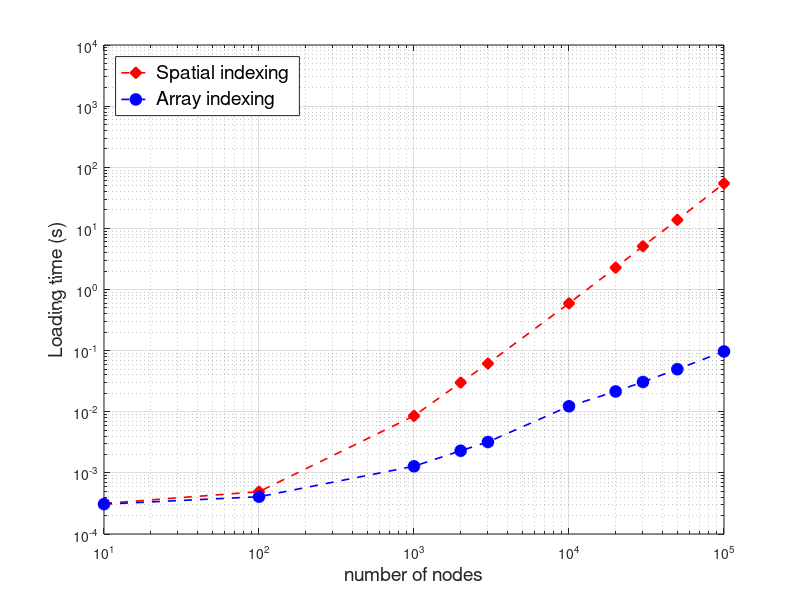
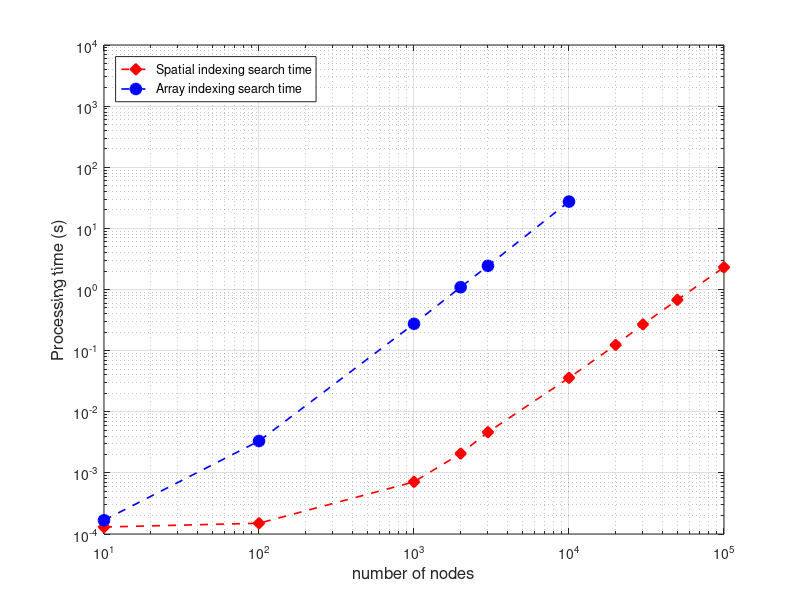
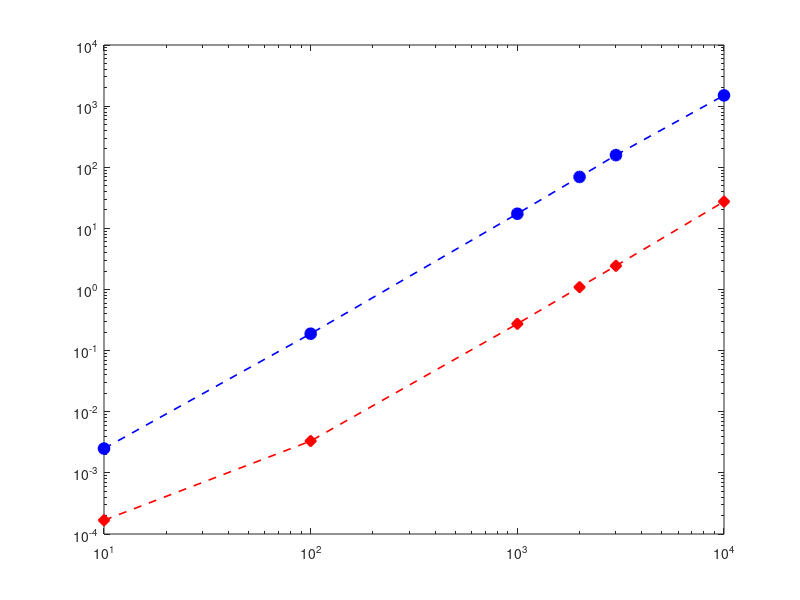

Write MATLAB code to recreate these figures, in order. (Note: this script raises an error after producing the figures.)

%% SNR Data
node_1 = [10, 1e2, 1e3, 2e3, 3e3, 1e4, 2e4, 3e4, 5e4, 1e5];
snr_tree_computation = [4.32E-04,8.96E-04,0.02689,0.08,0.18,1.836,6.63,14.29,37.83,130];
snr_tree_search = [1.30E-04, 1.50e-4, 7.13e-4, 2.07e-3, 4.63e-3, 0.0359, 0.1240, 0.2687, 0.6765, 2.3076];
% tree_load = [3.16e-4, 4.93e-4, 8.57e-3, 0.03, 0.0614, 0.594, 2.28, 5.100, 13.766, 54.45];

node_2 = [10, 1e2, 1e3, 2e3, 3e3, 1e4];
% snr_array_computation =[2.50E-03,1.50E-01,15.83,67.94,138.319,1500];
snr_array_computation =[0.0025, 0.1891, 17.3616, 69.45, 157.944, 1500];
snr_array_search = [1.68e-4, 33.21e-4, 0.2743, 1.092, 2.439, 27.42];
% array_load = [3.08e-4, 4.07e-4, 12.83e-4, 0.0023, 0.0032, 0.0123 ];

% snr_ratio=snr_array./snr_tree(1:size(snr_array,2));
%% Loadting time
node = [10, 1e2, 1e3, 2e3, 3e3, 1e4, 2e4, 3e4, 5e4, 1e5];
tree_load = [3.16e-4, 4.93e-4, 8.57e-3, 0.03, 0.0614, 0.594, 2.28, 5.100, 13.766, 54.45];
array_load = [3.08e-4, 4.07e-4, 12.83e-4, 0.0023, 0.0032, 0.0123, 2.15e-2, 3.07e-2, 4.97e-2, 9.7e-2];
figure;
loglog(node, tree_load , '--dr', 'LineWidth',1.2,'MarkerSize',8, 'MarkerFaceColor','r');
hold on;
loglog(node, array_load , '--ob', 'LineWidth',1.2,'MarkerSize',8, 'MarkerFaceColor','b');
grid on;
box on;
xlim([1e1,1e5]);
ylim([1e-4,1e4]);
xlabel('number of nodes','FontSize',14);%, 'FontWeight','bold');
ylabel('Loading time (s)','FontSize',14);%, 'FontWeight','bold');
legend({'Spatial indexing', 'Array indexing'}, 'Location','northwest', 'FontSize',14);
%% SNR
figure;
% loglog(node_1, snr_tree_computation , '--ob', 'LineWidth',1.2,'MarkerSize',8, 'MarkerFaceColor','b');

loglog(node_1, snr_tree_search , '--dr', 'LineWidth',1.2,'MarkerSize',8, 'MarkerFaceColor','r');
hold on;
% loglog(node_1, tree_load , '--sk', 'LineWidth',1.2,'MarkerSize',8, 'MarkerFaceColor','k');
grid on;
box on;

% loglog(node_2, snr_array_computation , '--sr', 'LineWidth',1.2,'MarkerSize',8, 'MarkerFaceColor','r');
loglog(node_2, snr_array_search , '--ob', 'LineWidth',1.2,'MarkerSize',8, 'MarkerFaceColor','b');
% loglog(node_2, array_load , '--dk', 'LineWidth',1.2,'MarkerSize',8, 'MarkerFaceColor','k');

xlim([1e1,1e5]);
ylim([1e-4,1e4]);
xlabel('number of nodes','FontSize',12);%, 'FontWeight','bold');
ylabel('Processing time (s)','FontSize',12);%, 'FontWeight','bold');
% legend({'Computation time','Search time', 'Loading time'}, 'Location','northwest');
legend({'Spatial indexing search time', 'Array indexing search time'}, 'Location','northwest');
% legend({'Spatial indexing computation time','Spatial indexing search time', 'Array indexing computation time','Array indexing search time'}, 'Location','northwest');
%% SNR
figure;
loglog(node_2, snr_array_computation , '--ob', 'LineWidth',1.2,'MarkerSize',8, 'MarkerFaceColor','b');
hold on;
loglog(node_2, snr_array_search , '--dr', 'LineWidth',1.2,'MarkerSize',8, 'MarkerFaceColor','r');
loglog(node_2, array_load , '--sk', 'LineWidth',1.2,'MarkerSize',8, 'MarkerFaceColor','k');
grid on;
box on;
xlim([1e1,1e5]);
ylim([1e-4,1e4]);
xlabel('number of nodes','FontSize',12);%, 'FontWeight','bold');
ylabel('Processing Time (s)','FontSize',12);%, 'FontWeight','bold');
legend({'Computation time','Search time', 'Loading time'}, 'Location','northwest');
%%
% figure;
loglog(node_1, snr_tree_computation , '--ob', 'LineWidth',1.2,'MarkerSize',8, 'MarkerFaceColor','b');
hold on;
loglog(node_2, snr_array , '--dr', 'LineWidth',1.2,'MarkerSize',8, 'MarkerFaceColor','r');
grid on;
box on;
xlabel('number of nodes','FontSize',12);%, 'FontWeight','bold');
ylabel('Processing Time (s)','FontSize',12);%, 'FontWeight','bold');
legend({'spatial indexing','array indexing'}, 'Location','northwest');
%% SINR Data

node_3 = [10, 100, 2e2, 3e2, 5e2, 1e3, 2e3, 3e3, 5e3, 1e4, 2e4];%, 3e4, 5e4, 1e5];

% sinr_tree_computation = [4.00E-04,9.800E-04,26e-4, 55e-4, 228e-4, 0.0488, 0.15,0.99,3.15,80,560,1605];

sinr_tree_computation = [4.38e-4, 1.03e-3, 2.88e-3, 6.01e-3, 2.35e-2, 0.169, 1.114, 3.41, 13.77, 90.84, 603.498];
sinr_tree_search = [1.25e-4, 2.897e-4, 1e-3, 2.52e-3, 1.37e-2 ,0.1298, 0.813, 2.468, 10.74, 70.67, 476.625];
sinr_tree_load = [3.16e-4, 4.93e-4, 7.79e-4, 1.3e-3, 2.65e-3 ,8.57e-3, 0.03, 0.0614, 0.154, 0.594, 2.28];%, 5.100, 13.766, 54.45];

node_4 = [10, 100, 2e2, 3e2, 5e2, 1e3];%, 2e3, 3e3, 5e3, 1e4, 2e4];

sinr_array_computation = [38.2e-4, 1.452, 9.6511, 36.38, 133.68 ,1171.79];%, 0.15,0.99,3.15,80,560,1605];
sinr_array_search = [3.6e-4, 0.2055, 1.646, 5.438, 24.42, 205.2062];
sinr_array_load = [2.76e-4, 3.85e-4, 5.15e-4, 6.38e-4, 8.67e-4, 2e-3];

% sinr_array = [0.0045,1.49,10,27,166,292, 1436];
% sinr_ratio=sinr_array./sinr_tree(1:size(sinr_array,2));
%% SINR
figure;
% loglog(node_3, sinr_tree_computation , '--ob', 'LineWidth',1.2,'MarkerSize',8, 'MarkerFaceColor','b');

loglog(node_3, sinr_tree_search , '--dr', 'LineWidth',1.2,'MarkerSize',8, 'MarkerFaceColor','r');
hold on;
% loglog(node_3, sinr_tree_load , '--sk', 'LineWidth',1.2,'MarkerSize',8, 'MarkerFaceColor','k');
% loglog(node_4, sinr_array_computation , '--sr', 'LineWidth',1.2,'MarkerSize',8, 'MarkerFaceColor','r');
loglog(node_4, sinr_array_search , '--ob', 'LineWidth',1.2,'MarkerSize',8, 'MarkerFaceColor','b');
grid on;
box on;
xlim([1e1,1e5]);
ylim([1e-4,1e4]);
xlabel('number of nodes','FontSize',12);%, 'FontWeight','bold');
ylabel('Processing time (s)','FontSize',12);%, 'FontWeight','bold');
% legend({'Computation time','Search time', 'Loading time'}, 'Location','northwest');
legend({'Spatial indexing search time', 'Array indexing search time'}, 'Location','northwest');
% legend({'Spatial indexing computation time','Spatial indexing search time', 'Array indexing computation time','Array indexing search time'}, 'Location','northwest');
%% SINR
figure;
loglog(node_4, sinr_array_computation , '--ob', 'LineWidth',1.2,'MarkerSize',8, 'MarkerFaceColor','b');
hold on;
loglog(node_4, sinr_array_search , '--dr', 'LineWidth',1.2,'MarkerSize',8, 'MarkerFaceColor','r');
loglog(node_4, sinr_array_load , '--sk', 'LineWidth',1.2,'MarkerSize',8, 'MarkerFaceColor','k');
grid on;
box on;
xlim([1e1,1e5]);
ylim([1e-4,1e4]);
xlabel('number of nodes','FontSize',12);%, 'FontWeight','bold');
ylabel('Processing Time (s)','FontSize',12);%, 'FontWeight','bold');
legend({'Computation time','Search time', 'Loading time'}, 'Location','northwest');
%% SINR
figure;
loglog(node_3, sinr_tree , '--ob', 'LineWidth',1.2,'MarkerSize',8, 'MarkerFaceColor','b');
hold on;
loglog(node_4, sinr_array , '--dr', 'LineWidth',1.2,'MarkerSize',8, 'MarkerFaceColor','r');
grid on;
box on;
xlabel('number of nodes','FontSize',12);%, 'FontWeight','bold');
ylabel('Processing Time (s)','FontSize',12);%, 'FontWeight','bold');
legend({'spatial indexing','array indexing'}, 'Location','northwest');
%%
node_5 = [10,1.00E+02,2.00E+02,3.00E+02,5.00E+02,6.00E+02,1.00E+03,2.00E+03,3.00E+03,1.00E+04,2.00E+04,3.00E+04, 5e4, 1e5];
load_time = [3.00E-04,5.00E-04,0.0024,0.0012,0.0023,0.0054,7.70E-03,0.027,0.06,0.58,2.087,4.489,12.9,53.15];
snr_tree = [4.00E-04,1.00E-03,5.90E-03,3.70E-03,1.90E-02,1.00E-02,0.026,0.08,0.18,1.87,6.63,14.29,37.83,70];
ratio=zeros(size(node_5));
for i=1:size(node_5,2)
    ratio(1,i) = load_time(1,i)/snr_tree(1,i);
end
%% SINR  , markers = {'o' , '+','*','.','x','s','d','^','v','>','<','p','h'} ;
figure;
loglog(node_3, sinr_tree_computation , '--ob', 'LineWidth',1.2,'MarkerSize',8, 'MarkerFaceColor','b');
hold on;
loglog(node_3, sinr_tree_search , '--or', 'LineWidth',1.2,'MarkerSize',8, 'MarkerFaceColor','r');
loglog(node_3, sinr_tree_load , '--ok', 'LineWidth',1.2,'MarkerSize',8, 'MarkerFaceColor','k');

loglog(node_4, sinr_array_computation , '--*b', 'LineWidth',1.2,'MarkerSize',8, 'MarkerFaceColor','b');
loglog(node_4, sinr_array_search , '--dr', 'LineWidth',1.2,'MarkerSize',8, 'MarkerFaceColor','r');
loglog(node_4, sinr_array_load , '--dk', 'LineWidth',1.2,'MarkerSize',8, 'MarkerFaceColor','k');

grid on;
box on;
xlim([1e1,1e5]);
ylim([1e-4,1e4]);
xlabel('number of nodes','FontSize',12);%, 'FontWeight','bold');
ylabel('Processing Time (s)','FontSize',12);%, 'FontWeight','bold');
legend({'Computation time','Search time', 'Loading time'}, 'Location','northwest');

